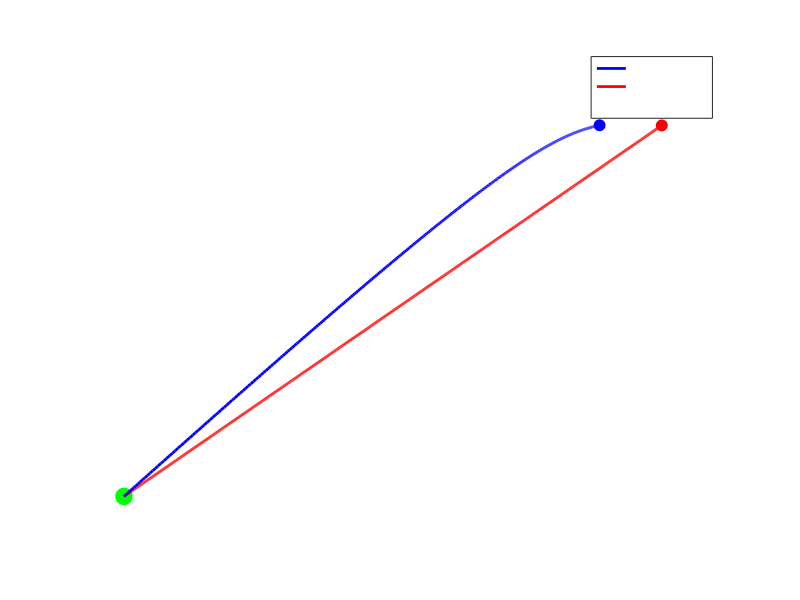

Here is the MATLAB script that generated this plot:
% PD vs PN Guidance — Animated Comparison
% Ahmed Fyad

clear; clc; close all;

dt = 0.02;       % time step 
t_max = 30;
N = 3;           % Navigation Constant
Vm = 80;         % Missile constant speed (m/s)

% Predict Intercept Point (for initial missile heading) 
Mx0 = 0; My0 = 0;
Tx0 = 1000; Ty0 = 500;
Tvx = 20; Tvy = 0;

rel_x = Tx0 - Mx0; rel_y = Ty0 - My0;
a = Tvx^2 + Tvy^2 - Vm^2;
b = 2*(rel_x*Tvx + rel_y*Tvy);
c = rel_x^2 + rel_y^2;
disc = b^2 - 4*a*c;
t1 = (-b + sqrt(disc))/(2*a);
t2 = (-b - sqrt(disc))/(2*a);
t_int = max([t1, t2] .* ([t1,t2] > 0));
ix = Tx0 + Tvx*t_int;
iy = Ty0 + Tvy*t_int;
lam0 = atan2(iy - My0, ix - Mx0);

% PN Guidance Simulation 
Mx = Mx0; My = My0;
Mvx = Vm*cos(lam0); Mvy = Vm*sin(lam0);
Tx = Tx0; Ty = Ty0;
lambda_prev = atan2(Ty-My, Tx-Mx);

Mx_pn = Mx; My_pn = My;
Tx_hist = Tx; Ty_hist = Ty;

for t = 0:dt:t_max
    Tx = Tx + Tvx*dt;
    Ty = Ty + Tvy*dt;
    dx = Tx - Mx; dy = Ty - My;
    R = sqrt(dx^2 + dy^2);
    if R < 15
        disp('PN: Target hit!');
        break;
    end
    lam = atan2(dy, dx);
    lam_dot = (lam - lambda_prev)/dt;
    Vc = -((dx*(Tvx-Mvx) + dy*(Tvy-Mvy))/R);   % closing velocity 
    lambda_prev = lam;
    aM = N*Vc*lam_dot;
    ax = aM*cos(lam); ay = aM*sin(lam);
    Mvx = Mvx + ax*dt; Mvy = Mvy + ay*dt;
    spd = sqrt(Mvx^2+Mvy^2);
    Mvx = Mvx/spd*Vm; Mvy = Mvy/spd*Vm; 
    Mx = Mx + Mvx*dt; My = My + Mvy*dt;
    Mx_pn = [Mx_pn, Mx]; My_pn = [My_pn, My];
    Tx_hist = [Tx_hist, Tx]; Ty_hist = [Ty_hist, Ty];
end

% PD Guidance Simulation 
Kp = 2; Kd = 5;
Mx = Mx0; My = My0;
Mvx = 0; Mvy = 0;
Tx = Tx0; Ty = Ty0;
ex_prev = Tx-Mx; ey_prev = Ty-My;

Mx_pd = Mx; My_pd = My;

for t = 0:dt:t_max
    Tx = Tx + Tvx*dt;
    Ty = Ty + Tvy*dt;
    ex = Tx-Mx; ey = Ty-My;
    R = sqrt(ex^2+ey^2);
    if R < 15
        disp('PD: Target hit!');
        break;
    end
    ax = Kp*ex + Kd*(ex-ex_prev)/dt;
    ay = Kp*ey + Kd*(ey-ey_prev)/dt;
    ex_prev = ex; ey_prev = ey;
    Mvx = Mvx + ax*dt; Mvy = Mvy + ay*dt;
    Mx = Mx + Mvx*dt; My = My + Mvy*dt;
    Mx_pd = [Mx_pd, Mx]; My_pd = [My_pd, My];
end

%Animation 
figure('Color','k');
set(gca,'Color','k','XColor','w','YColor','w');
hold on; grid on;
xlim([-50, 1500]); ylim([-50, 600]);
xlabel('X Position (m)','Color','w');
ylabel('Y Position (m)','Color','w');
title('PD vs PN Guidance — Live Animation — Ahmed Fyad','Color','w');

plot(0,0,'go','MarkerSize',12,'MarkerFaceColor','g'); % launch
h_target = plot(Tx_hist(1), Ty_hist(1), 'w^', 'MarkerSize', 12, 'MarkerFaceColor','w');
h_target_trail = plot(Tx_hist(1), Ty_hist(1), 'w--', 'LineWidth', 1);
h_pn = plot(Mx_pn(1), My_pn(1), 'r-', 'LineWidth', 2);
h_pn_dot = plot(Mx_pn(1), My_pn(1), 'ro', 'MarkerSize', 8, 'MarkerFaceColor','r');
h_pd = plot(Mx_pd(1), My_pd(1), 'b-', 'LineWidth', 2);
h_pd_dot = plot(Mx_pd(1), My_pd(1), 'bo', 'MarkerSize', 8, 'MarkerFaceColor','b');
legend([h_pd, h_pn, h_target], {'PD Controller','PN Guidance','Target'}, 'TextColor','w');

n_steps = max(length(Mx_pn), length(Mx_pd));
for k = 2:3:n_steps
    if k <= length(Mx_pn)
        set(h_pn, 'XData', Mx_pn(1:k), 'YData', My_pn(1:k));
        set(h_pn_dot, 'XData', Mx_pn(k), 'YData', My_pn(k));
    end
    if k <= length(Mx_pd)
        set(h_pd, 'XData', Mx_pd(1:k), 'YData', My_pd(1:k));
        set(h_pd_dot, 'XData', Mx_pd(k), 'YData', My_pd(k));
    end
    if k <= length(Tx_hist)
        set(h_target, 'XData', Tx_hist(k), 'YData', Ty_hist(k));
        set(h_target_trail, 'XData', Tx_hist(1:k), 'YData', Ty_hist(1:k));
    end
    drawnow;
end
